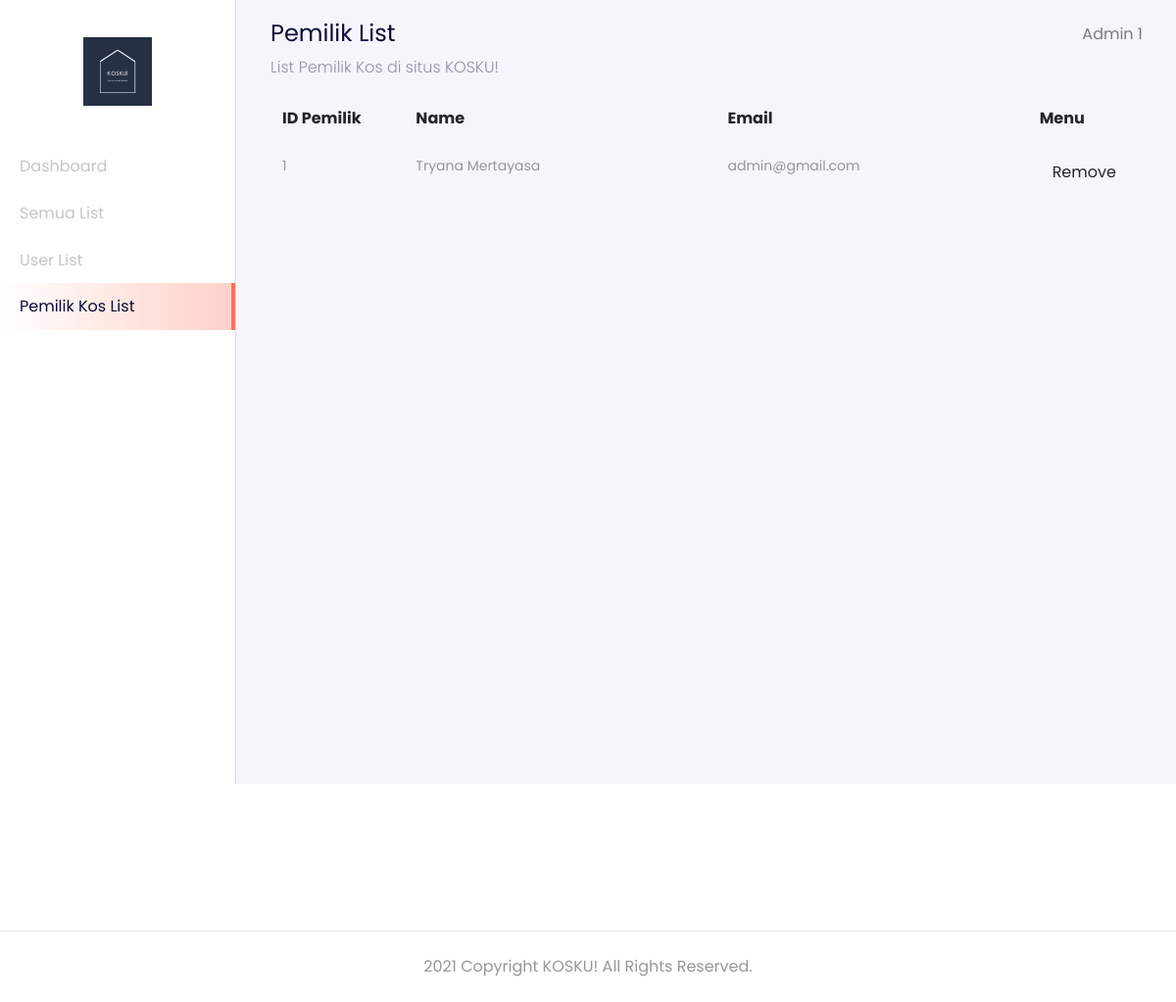
The app's page /admin-pemiliklist.php (signed in), older data.
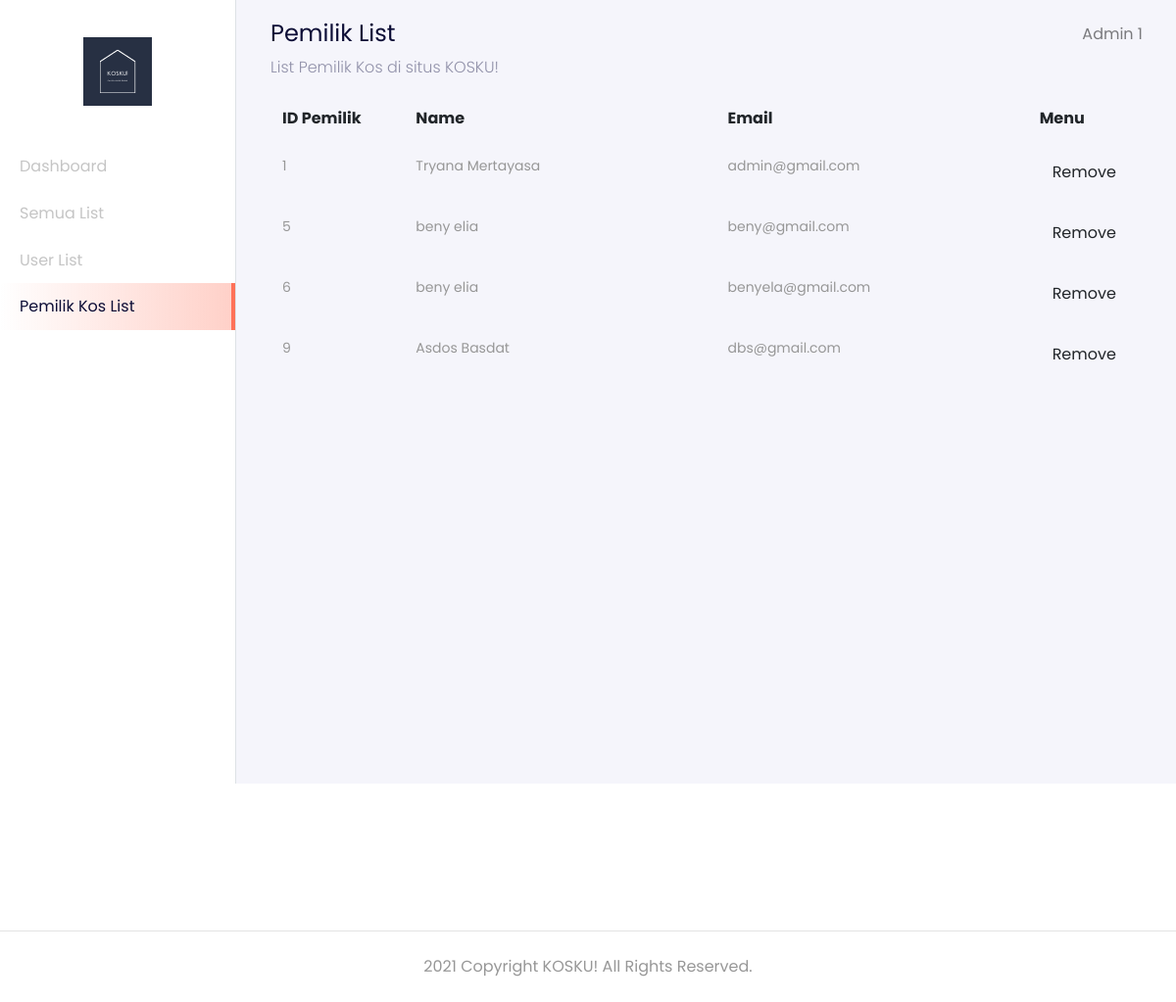
The same page, newer data.
### tables this page shows
CREATE TABLE `pemilik_kos` (
  `id_pemilik_kos` int(11) NOT NULL,
  `name` varchar(50) NOT NULL,
  `email` varchar(50) NOT NULL,
  `no_hp` varchar(15) NOT NULL,
  `password` varchar(300) NOT NULL,
  `address` varchar(300) NOT NULL,
  `regencies` varchar(10) NOT NULL,
  `zip_code` int(5) NOT NULL,
  `birth_date` date NOT NULL
);

### functions.php (called while the page is built, shortened)
<?php
    $db = mysqli_connect("localhost", "root", "", "kosku");
    function query($query){
        global $db;
        $result = mysqli_query($db, $query);
        $rows = [];
        while($row = mysqli_fetch_assoc($result)){
            $rows[] = $row;
        }
        return $rows;
    }
?>

### template/_pemiliklist-table.php (the view, shortened to what this page needs)
<table
                class="table table-borderless table-cart"
                aria-describedby="Cart"
              >
                <thead>
                  <tr>
                    <th scope="col">ID Pemilik</th>
                    <th scope="col">Name</th>
                    <th scope="col">Email</th>
                    <th scope="col">Menu</th>
                  </tr>
                </thead>
                <tbody method="post">
                  <?php foreach ($pemiliklist as $row) : ?>
                  <tr>
                  <td style="width: 15%;">
                      <div class="product-title"><?php echo $row['id_pemilik_kos'];?></div>
                    </td>
                    <td style="width: 35%;">
                      <div class="product-title"><?php echo $row['name'];?></div>
                    </td>
                    <td style="width: 35%;">
                      <div class="product-title"><?php echo $row['email'];?></div>
                    </td>
                    <td style="width: 25%;">
                      <a href="delete-pemiliklist.php?id_pemilik_kos=<?= $row["id_pemilik_kos"]; ?>" class="btn btn-remove-cart">
                        Remove
                      </a>
                    </td>
                  </tr>
                  <?php endforeach; ?>
                </tbody>
              </table>

Row changes from the older to the newer data that the page shows:
added pemilik_kos: id_pemilik_kos "5", name "beny elia", email "beny@gmail.com"
added pemilik_kos: id_pemilik_kos "6", name "beny elia", email "benyela@gmail.com"
added pemilik_kos: id_pemilik_kos "9", name "Asdos Basdat", email "dbs@gmail.com"
